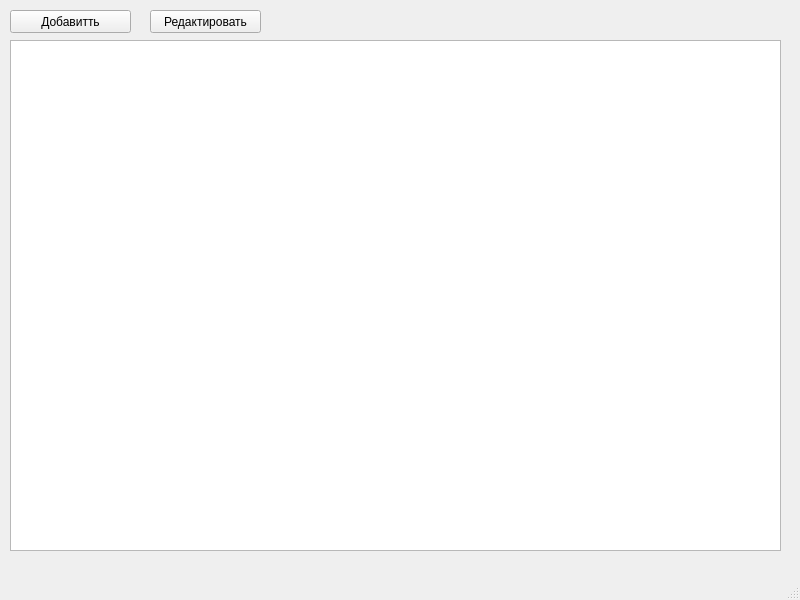
<?xml version="1.0" encoding="UTF-8"?>
<ui version="4.0">
 <class>MainWindow</class>
 <widget class="QMainWindow" name="MainWindow">
  <property name="geometry">
   <rect>
    <x>0</x>
    <y>0</y>
    <width>800</width>
    <height>600</height>
   </rect>
  </property>
  <property name="windowTitle">
   <string>Капучино</string>
  </property>
  <widget class="QWidget" name="centralwidget">
   <widget class="QTableWidget" name="tableWidget">
    <property name="geometry">
     <rect>
      <x>10</x>
      <y>40</y>
      <width>771</width>
      <height>511</height>
     </rect>
    </property>
   </widget>
   <widget class="QPushButton" name="btn_add">
    <property name="geometry">
     <rect>
      <x>10</x>
      <y>10</y>
      <width>121</width>
      <height>23</height>
     </rect>
    </property>
    <property name="text">
     <string>Добавитть</string>
    </property>
   </widget>
   <widget class="QPushButton" name="btn_edit">
    <property name="geometry">
     <rect>
      <x>150</x>
      <y>10</y>
      <width>111</width>
      <height>23</height>
     </rect>
    </property>
    <property name="text">
     <string>Редактировать</string>
    </property>
   </widget>
  </widget>
  <widget class="QMenuBar" name="menubar">
   <property name="geometry">
    <rect>
     <x>0</x>
     <y>0</y>
     <width>800</width>
     <height>21</height>
    </rect>
   </property>
  </widget>
  <widget class="QStatusBar" name="statusbar"/>
 </widget>
 <resources/>
 <connections/>
</ui>
